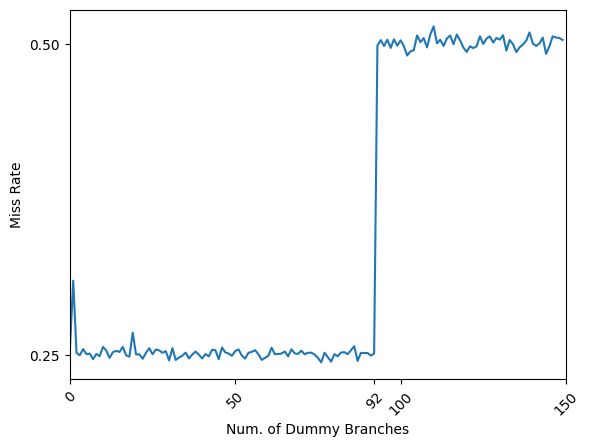

Write Python code to recreate this figure.
import subprocess
from matplotlib import pyplot as plt
import numpy as np

# Reproduce Figure 2(a) of Half&Half
x_data = range(150)
y_data = []
for dummy_branches in x_data:
    output = subprocess.check_output(
        ["./my_phr_length.sh2", str(dummy_branches)], encoding="utf-8"
    )
    heading = False
    data = []
    for line in output.splitlines():
        parts = list(filter(lambda s: len(s) > 0, line.strip().split(" ")))
        if len(parts) > 0:
            if not heading:
                assert parts[5] == "BrMisCond"
                heading = True
            else:
                data.append(int(parts[4]))
    avg = np.average(np.array(data)) / 2000  # 2 branches, 1000 loops
    print(dummy_branches, f"{avg:.2f}")
    y_data.append(avg)

plt.plot(x_data, y_data)
plt.xlabel("Num. of Dummy Branches")
plt.ylabel("Miss Rate")
plt.yticks([0.25, 0.50])

plt.xticks(
    list(range(0, 200, 50)) + list(range(92, 93)),  # 原刻度+90-95
    rotation=45  # 防止密集刻度重叠
)
plt.xlim(0, 150)  # 强制x轴范围从0开始

plt.savefig("my_phr_length.png", bbox_inches="tight")  # 保存时自动调整边界